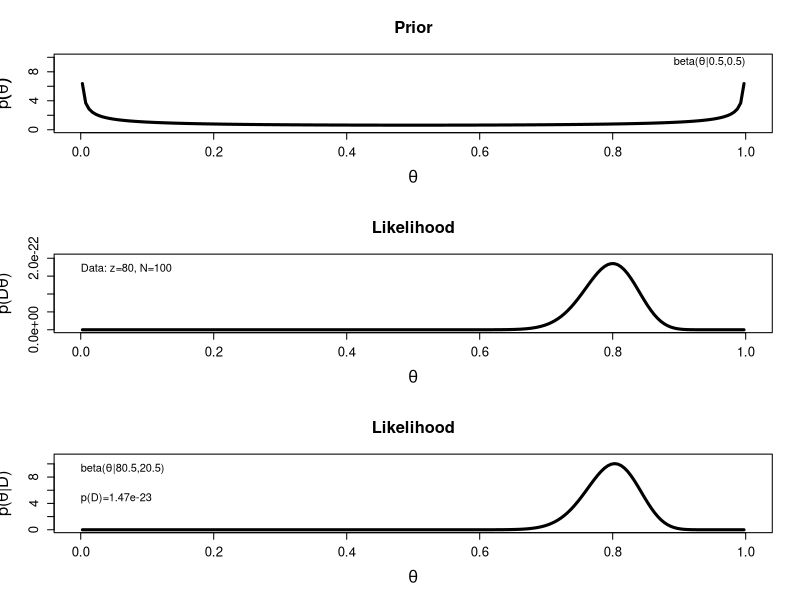

R code for this plot:
bernoulliBeta <- function (a=1, b=1) {
    par(mfrow=c(3, 1))
    N = 100
    data <- rbinom(N, 1, .8)
    z <- sum(data==1)

    posterior.param <- c(a+z, b+N-z)
    pData <- beta(posterior.param[1], posterior.param[2]) / beta(a, b)

    binwidth <- .005
    theta <- seq(from=binwidth/2, to=1-(binwidth/2), by=binwidth)
    pTheta <- dbeta(theta, a, b)

    # N flips, z Heads
    pDataGivenTheta <- theta^z * (1-theta)^(N-z)
    pThetaGivenData <- dbeta(theta, a+z, b+N-z)

    maxY <- max(c(pTheta, pThetaGivenData))

    # plot the prior
    plot(theta, pTheta, type="l", lwd=3, xlim=c(0,1), ylim=c(0, maxY), cex.axis=1.2,
         xlab=bquote(theta), ylab=bquote(p(theta)), cex.lab=1.5,
         main="Prior", cex.main=1.5)

    if (a > b) {
        textX <- 0
        textadj <- c(0,1)
    } else {
        textX <- 1
        textadj <- c(1,1)
    }

    text(textX, max(pThetaGivenData), bquote("beta("*theta*"|"*.(a)*","*.(b)*")" ),
         cex=1.0, adj=textadj)
    # plot the prior
    plot(theta, pDataGivenTheta, type="l", lwd=3, xlim=c(0,1), ylim=c(0, 1.1*max(pDataGivenTheta)),
         cex.axis=1.2, xlab=bquote(theta), ylab=bquote("p(D" * theta * ")"), cex.lab=1.5,
         main="Likelihood", cex.main=1.5)

    if (z>.5*N) {
        textX=0
        textadj=c(0,1)
    } else {
        textX = 1
        textadj = c(1,1)
    }
    text(textX , max(pDataGivenTheta) , cex=1.0 ,
         bquote("Data: z=" * .(z) * ", N=" * .(N) ), adj=textadj)

    # plot the posterior
    plot(theta, pThetaGivenData, type="l", lwd=3, xlim=c(0,1), ylim=c(0, 1.1*max(pThetaGivenData)),
         cex.axis=1.2, xlab=bquote(theta), ylab=bquote("p(" * theta * "|D)"), cex.lab=1.5,
         main="Likelihood", cex.main=1.5)

    if(a+z > b+N-z){
        textX=0
        textadj=c(0,1)
    } else {
        textX = 1
        textadj = c(1,1)
    }

    text(textX , max(pThetaGivenData) , cex=1.0,
         bquote("beta(" * theta * "|" * .(a+z) * "," * .(b+N-z) * ")") , adj=textadj)

    # P(D)
    text(textX, .75*max(pThetaGivenData), cex=1.0,
         bquote("p(D)=" * .(signif(pData, 3))), adj=c(0,2))
    par(mfrow=c(1,1))
}

bernoulliBeta(.5, .5)
